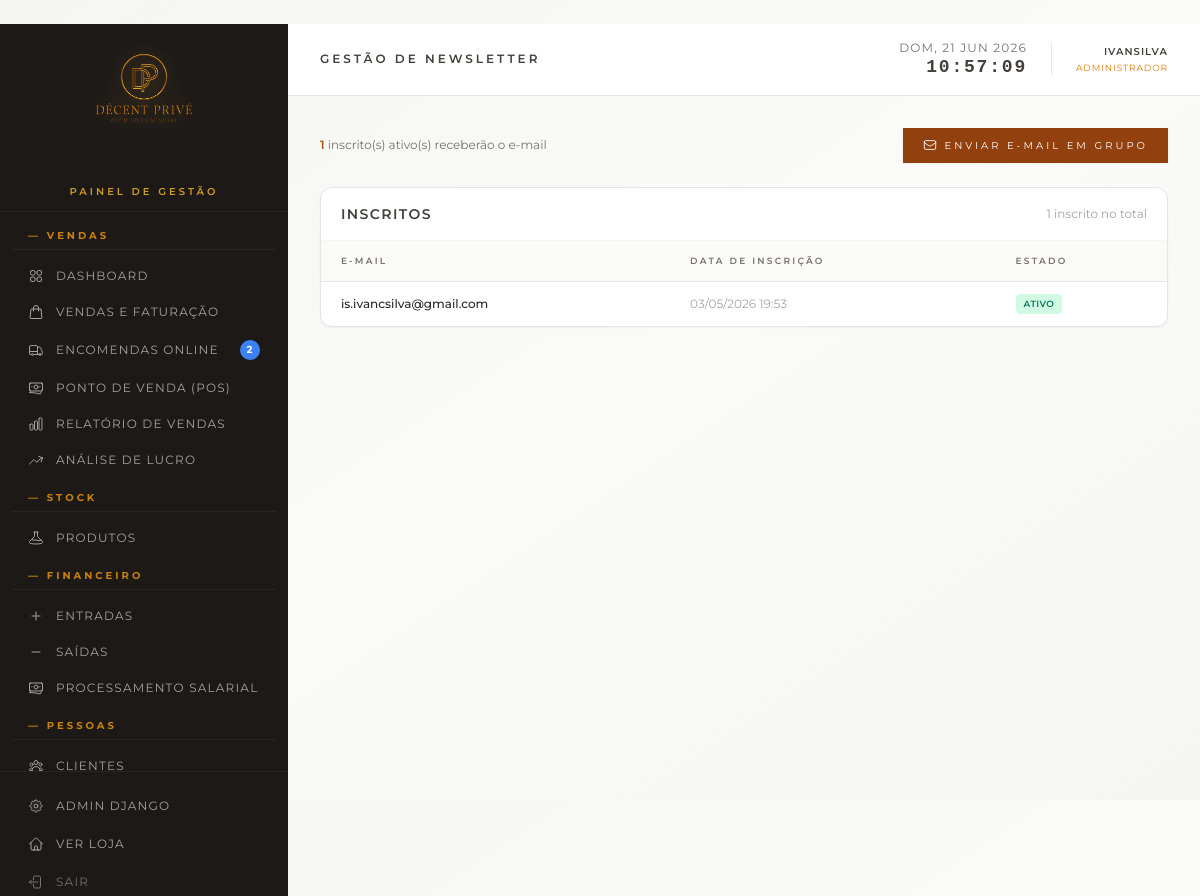
/gestao/newsletter/ (signed in), run on the app's committed database.
### loja/models.py (models this page shows, shortened)
class NewsletterInscricao(models.Model):
    email = models.EmailField(unique=True, verbose_name='E-mail')
    nome = models.CharField(max_length=150, blank=True, verbose_name='Nome (opcional)')
    data_inscricao = models.DateTimeField(auto_now_add=True, verbose_name='Data de inscrição')
    ativo = models.BooleanField(default=True, verbose_name='Ativo')
    class Meta:
        verbose_name = 'Inscrição na Newsletter'
        verbose_name_plural = 'Inscrições na Newsletter'
        ordering = ['-data_inscricao']

### loja/views.py (the view)
# urls.py: path('gestao/newsletter/', views.newsletter_gestao, name='newsletter_gestao'),
@staff_member_required(login_url='/gestao/login/')
def newsletter_gestao(request):
    inscritos = NewsletterInscricao.objects.all().order_by('-data_inscricao')
    inscritos_ativos = inscritos.filter(ativo=True).count()
    return render(request, 'gestao/newsletter_gestao.html', {
        'active_page': 'newsletter',
        'inscritos': inscritos,
        'inscritos_ativos': inscritos_ativos,
    })

### loja/context_processors.py (called while the page is built)
def encomendas_online_pendentes(request):
    if not request.path.startswith('/gestao/'):
        return {}
    if not request.user.is_authenticated or not request.user.is_staff:
        return {}
    count = Encomenda.objects.filter(
        status='em_curso',
        vendido_por__isnull=True,
    ).count()
    return {'pedidos_online_pendentes': count}

def nivel_acesso(request):
    user = getattr(request, 'user', None)
    if not user or not user.is_authenticated:
        return {'is_operador': False, 'is_gerente': False, 'is_admin_user': False}
    is_admin_user = bool(user.is_superuser)
    operador = _is_operador(user)
    is_gerente = bool(
        not user.is_superuser
        and not operador
        and user.is_staff
    )
    return {
        'is_operador': operador,
        'is_gerente': is_gerente,
        'is_admin_user': is_admin_user,
    }

### loja/utils/auth.py (called while the page is built)
def is_operador(user):
    return bool(
        user
        and user.is_authenticated
        and not user.is_superuser
        and user.groups.filter(name='Operador').exists()
    )

### loja/templates/gestao/newsletter_gestao.html (shortened to what this page needs)
﻿{% extends 'gestao/base.html' %}
{% block page_title %}Gestão de Newsletter{% endblock %}
{% block content %}
<div class="max-w-[900px] mx-auto">
    <div class="flex items-center justify-between mb-6">
        <div>
            <p class="text-xs text-stone-500">
                <span class="font-semibold text-amber-700">{{ inscritos_ativos }}</span> inscrito(s) ativo(s) receberão o e-mail
            </p>
        </div>
        <button onclick="document.getElementById('modal-newsletter').classList.remove('hidden')"
                class="bg-amber-800 hover:bg-amber-700 text-white text-[10px] uppercase tracking-[0.3em] px-5 py-2.5 transition-colors duration-150 shadow-sm flex items-center gap-2">
            Enviar E-mail em Grupo
        </button>
    </div>
    <div class="bg-white border border-stone-200 rounded-xl shadow-sm">
        <div class="flex items-center justify-between px-5 py-4 border-b border-stone-100">
            <h3 class="text-sm font-semibold text-stone-700 uppercase tracking-widest">Inscritos</h3>
            <span class="text-xs text-stone-400">{{ inscritos|length }} inscrito{{ inscritos|length|pluralize:',s' }} no total</span>
        </div>
        <div class="overflow-x-auto">
            <table class="w-full text-xs gestao-table">
                <thead class="bg-stone-50 border-b border-stone-200">
                    <tr>
                        <th class="text-left px-5 py-3 text-[9px] uppercase tracking-[0.25em] text-stone-500 font-semibold">E-mail</th>
                        <th class="text-left px-5 py-3 text-[9px] uppercase tracking-[0.25em] text-stone-500 font-semibold">Data de Inscrição</th>
                        <th class="text-left px-5 py-3 text-[9px] uppercase tracking-[0.25em] text-stone-500 font-semibold">Estado</th>
                    </tr>
                </thead>
                <tbody class="divide-y divide-stone-100">
                {% for inscrito in inscritos %}
                    <tr class="hover:bg-stone-50 transition-colors">
                        <td class="px-5 py-3 font-medium text-stone-800">{{ inscrito.email }}</td>
                        <td class="px-5 py-3 text-stone-400">{{ inscrito.data_inscricao|date:'d/m/Y H:i' }}</td>
                        <td class="px-5 py-3">
                            {% if inscrito.ativo %}
                                <span class="inline-block px-2 py-0.5 bg-emerald-100 text-emerald-700 text-[9px] font-semibold uppercase tracking-wider rounded">Ativo</span>
                            {% else %}
                                <span class="inline-block px-2 py-0.5 bg-stone-100 text-stone-400 text-[9px] font-semibold uppercase tracking-wider rounded">Inativo</span>
                            {% endif %}
                        </td>
                    </tr>
                {% empty %}
                    <tr><td colspan="3" class="px-5 py-8 text-center text-stone-400 text-xs">Nenhum inscrito encontrado.</td></tr>
                {% endfor %}
                </tbody>
            </table>
        </div>
    </div>
</div>
{% endblock %}

### loja/templates/gestao/base.html (shortened to what this page needs)
﻿<!DOCTYPE html>
<html lang="pt">
<head>
    {% load static %}
    <script src="https://cdn.tailwindcss.com"></script>
</head>
<body class="bg-gradient-to-br from-stone-100 via-stone-50 to-stone-100 overflow-hidden h-screen">
{% load static %}
<div class="flex h-screen">
    <aside class="w-72 bg-stone-900 flex flex-col flex-shrink-0">
        <div class="px-2 pb-2 border-b border-stone-800 flex flex-col items-center">
              <img src="{% static 'loja/images/logo2.png' %}" alt="Décent Privé"
                  class="w-56 h-56 object-contain -mt-10 -mb-6 drop-shadow-[0_0_14px_rgba(217,161,79,0.45)]">
            <p class="text-amber-400/80 text-[10px] uppercase tracking-[0.3em] font-semibold pb-1">Painel de Gestão</p>
        </div>
        <nav class="flex-1 py-3 px-3 overflow-y-auto space-y-3 sidebar-nav">
            <div>
                <p class="px-4 mb-2 mt-1 text-[10px] uppercase tracking-[0.3em] text-amber-500/80 font-bold border-b border-stone-800 pb-1.5">— Vendas</p>
                <a href="{% url 'gestao_dashboard' %}"
                   class="flex items-center gap-3 px-4 py-2.5 rounded text-xs uppercase tracking-widest transition-colors duration-150
                          {% if active_page == 'dashboard' %}bg-amber-800 text-white{% else %}text-stone-400 hover:bg-stone-800 hover:text-white{% endif %}">
                    Dashboard
                </a>
                <a href="{% url 'gestao_vendas' %}"
                   class="flex items-center gap-3 px-4 py-2.5 rounded text-xs uppercase tracking-widest transition-colors duration-150
                          {% if active_page == 'vendas' %}bg-amber-800 text-white{% else %}text-stone-400 hover:bg-stone-800 hover:text-white{% endif %}">
                    Vendas e Faturação
                </a>
                <a href="{% url 'gestao_encomendas' %}"
                   class="flex items-center gap-3 px-4 py-2.5 rounded text-xs uppercase tracking-widest transition-colors duration-150
                          {% if active_page == 'encomendas' %}bg-amber-800 text-white{% else %}text-stone-400 hover:bg-stone-800 hover:text-white{% endif %}">
                    <span class="flex-1">Encomendas Online</span>
                    {% if pedidos_online_pendentes %}
                    <span class="ml-auto inline-flex items-center justify-center min-w-[20px] h-5 px-1.5 text-[10px] font-bold rounded-full bg-blue-500 text-white animate-pulse"
                          title="{{ pedidos_online_pendentes }} encomenda{{ pedidos_online_pendentes|pluralize:'s' }} pendente{{ pedidos_online_pendentes|pluralize:'s' }}">
                        {{ pedidos_online_pendentes }}
                    </span>
                    {% endif %}
                </a>
                <a href="{% url 'gestao_caixa' %}"
                   class="flex items-center gap-3 px-4 py-2.5 rounded text-xs uppercase tracking-widest transition-colors duration-150
                          {% if active_page == 'caixa' %}bg-amber-800 text-white{% else %}text-stone-400 hover:bg-stone-800 hover:text-white{% endif %}">
                    Ponto de Venda (POS)
                </a>
                {% if not is_operador %}
                <a href="{% url 'gestao_relatorio' %}"
                   class="flex items-center gap-3 px-4 py-2.5 rounded text-xs uppercase tracking-widest transition-colors duration-150
                          {% if active_page == 'relatorio' %}bg-amber-800 text-white{% else %}text-stone-400 hover:bg-stone-800 hover:text-white{% endif %}">
                    Relatório de Vendas
                </a>
                <a href="{% url 'gestao_lucro' %}"
                   class="flex items-center gap-3 px-4 py-2.5 rounded text-xs uppercase tracking-widest transition-colors duration-150
                          {% if active_page == 'lucro' %}bg-amber-800 text-white{% else %}text-stone-400 hover:bg-stone-800 hover:text-white{% endif %}">
                    <svg class="w-4 h-4 flex-shrink-0" fill="none" viewBox="0 0 24 24" stroke="currentColor" stroke-width="1.5">
                        <path stroke-linecap="round" stroke-linejoin="round" d="M2.25 18 9 11.25l4.306 4.306a11.95 11.95 0 0 1 5.814-5.518l2.74-1.22m0 0-5.94-2.281m5.94 2.28-2.28 5.941"/>
                    </svg>
                    Análise de Lucro
                </a>
                {% endif %}
            </div>
            <div>
                <p class="px-4 mb-2 mt-1 text-[10px] uppercase tracking-[0.3em] text-amber-500/80 font-bold border-b border-stone-800 pb-1.5">— Stock</p>
                <a href="{% url 'gestao_produtos' %}"
                   class="flex items-center gap-3 px-4 py-2.5 rounded text-xs uppercase tracking-widest transition-colors duration-150
                          {% if active_page == 'produtos' %}bg-amber-800 text-white{% else %}text-stone-400 hover:bg-stone-800 hover:text-white{% endif %}">
                    Produtos
                </a>
            </div>
            {% if not is_operador %}
            <div>
                <p class="px-4 mb-2 mt-1 text-[10px] uppercase tracking-[0.3em] text-amber-500/80 font-bold border-b border-stone-800 pb-1.5">— Financeiro</p>
                <a href="{% url 'gestao_caixa_entrada' %}"
                   class="flex items-center gap-3 px-4 py-2.5 rounded text-xs uppercase tracking-widest transition-colors duration-150
                          {% if active_page == 'financeiro_entrada' %}bg-amber-800 text-white{% else %}text-stone-400 hover:bg-stone-800 hover:text-white{% endif %}">
                    <svg class="w-4 h-4 flex-shrink-0" fill="none" viewBox="0 0 24 24" stroke="currentColor" stroke-width="1.5">
                        <path stroke-linecap="round" stroke-linejoin="round" d="M12 6v12m6-6H6"/>
                    </svg>
                    Entradas
                </a>
                <a href="{% url 'gestao_caixa_saida' %}"
                   class="flex items-center gap-3 px-4 py-2.5 rounded text-xs uppercase tracking-widest transition-colors duration-150
                          {% if active_page == 'financeiro_saida' %}bg-amber-800 text-white{% else %}text-stone-400 hover:bg-stone-800 hover:text-white{% endif %}">
                    <svg class="w-4 h-4 flex-shrink-0" fill="none" viewBox="0 0 24 24" stroke="currentColor" stroke-width="1.5">
                        <path stroke-linecap="round" stroke-linejoin="round" d="M18 12H6"/>
                    </svg>
                    Saídas
                </a>
                <a href="{% url 'gestao_salarios' %}"
                   class="flex items-center gap-3 px-4 py-2.5 rounded text-xs uppercase tracking-widest transition-colors duration-150
                          {% if active_page == 'salarios' %}bg-amber-800 text-white{% else %}text-stone-400 hover:bg-stone-800 hover:text-white{% endif %}">
                    Processamento Salarial
                </a>
            </div>
            {% endif %}
            <div>
                <p class="px-4 mb-2 mt-1 text-[10px] uppercase tracking-[0.3em] text-amber-500/80 font-bold border-b border-stone-800 pb-1.5">— Pessoas</p>
                <a href="{% url 'gestao_clientes' %}"
                   class="flex items-center gap-3 px-4 py-2.5 rounded text-xs uppercase tracking-widest transition-colors duration-150
                          {% if active_page == 'clientes' %}bg-amber-800 text-white{% else %}text-stone-400 hover:bg-stone-800 hover:text-white{% endif %}">
                    Clientes
                </a>
            </div>
        </nav>
        <div class="px-3 pb-5 border-t border-stone-800 pt-4 space-y-0.5">
            {% if is_admin_user %}
            <a href="/gestao/admin/" target="_blank"
               class="flex items-center gap-3 px-4 py-2.5 rounded text-xs uppercase tracking-widest text-stone-400 hover:bg-stone-800 hover:text-white transition-colors duration-150">
                Admin Django
            </a>
            {% endif %}
            <a href="{% url 'home' %}" target="_blank"
               class="flex items-center gap-3 px-4 py-2.5 rounded text-xs uppercase tracking-widest text-stone-400 hover:bg-stone-800 hover:text-white transition-colors duration-150">
                Ver Loja
            </a>
            <a href="{% url 'gestao_logout' %}"
               class="flex items-center gap-3 px-4 py-2.5 rounded text-xs uppercase tracking-widest text-stone-500 hover:bg-stone-800 hover:text-white transition-colors duration-150">
                Sair
            </a>
        </div>
    </aside>
    <div class="flex-1 flex flex-col overflow-hidden">
        <header class="bg-white border-b border-stone-200 px-8 py-4 flex items-center justify-between flex-shrink-0">
            <h1 class="text-xs font-semibold text-stone-700 uppercase tracking-[0.25em]">{% block page_title %}Dashboard{% endblock %}</h1>
            <div class="flex items-center gap-6">
                <div class="text-right">
                    <p id="clock-date" class="text-xs text-stone-500 uppercase tracking-widest"></p>
                    <p id="clock-time" class="text-lg font-bold text-stone-700 tracking-widest font-mono leading-tight"></p>
                </div>
                <div class="text-right">
                    <p class="text-[10px] text-stone-700 uppercase tracking-widest font-semibold">{{ request.user.username }}</p>
                    <p class="text-[9px] uppercase tracking-widest mt-0.5
                       {% if request.user.is_superuser %}text-amber-600{% elif request.user.is_staff %}text-sky-600{% else %}text-stone-400{% endif %}">
                        {% if request.user.is_superuser %}Administrador{% elif request.user.is_staff %}Gerente{% else %}Operador{% endif %}
                    </p>
                </div>
            </div>
        </header>
        <main class="flex-1 overflow-y-auto p-8">
            {% block content %}{% endblock %}
        </main>
    </div>
</div>
{% load static %}
</body>
</html>

### loja/templates/gestao/base.html (style rules this page uses)
body { font-family: 'Montserrat', sans-serif; -webkit-font-smoothing: antialiased; }
.gestao-table thead th { position: sticky; top: 0; background: #fafaf9; z-index: 1; }
.gestao-table tbody tr { transition: background-color .12s ease; }

### data on the page
NewsletterInscricao: email "is.ivancsilva@gmail.com", data_inscricao "03/05/2026 19:53", ativo "ATIVO"

### other printed values
{{ pedidos_online_pendentes }} "2"
{{ request.user.username }} "IVANSILVA"
{{ inscritos_ativos }} "1"
{{ inscritos|length }} "1"
